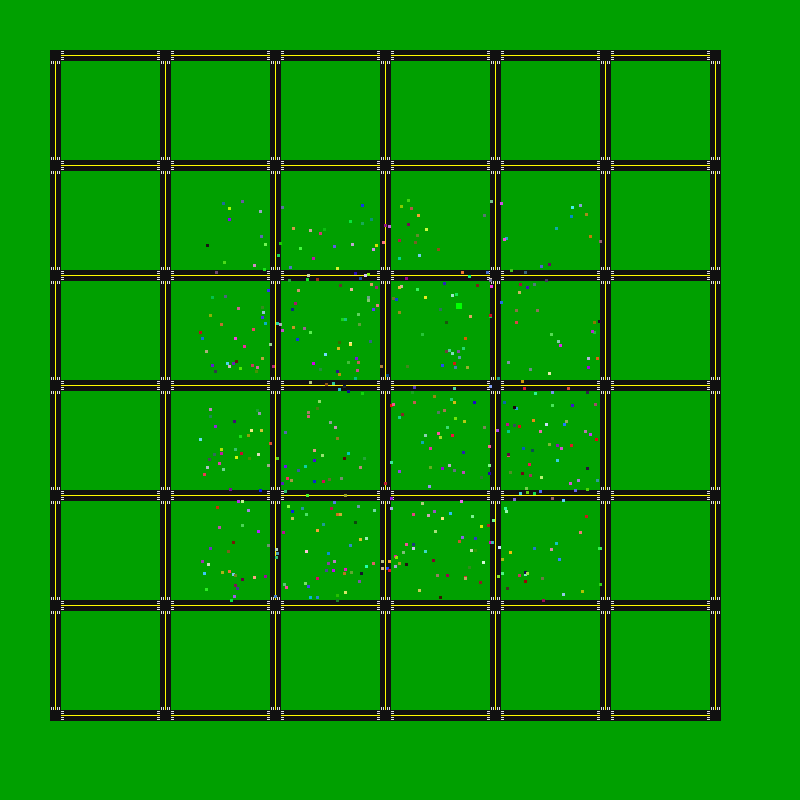
Frame 1 (no input)
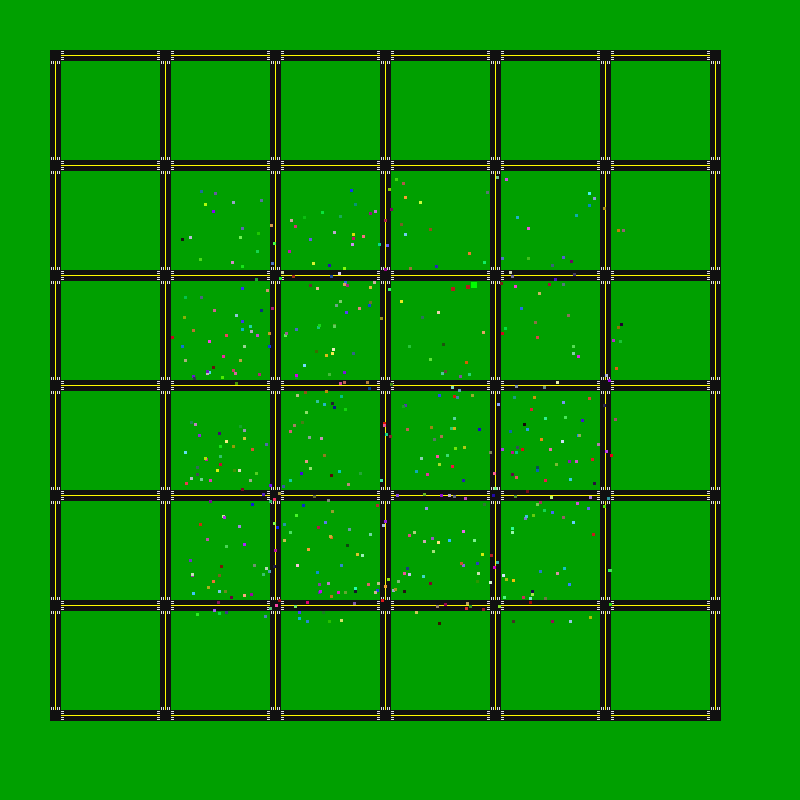
Frame 60 (the mouse pressed at the canvas centre just before this capture)
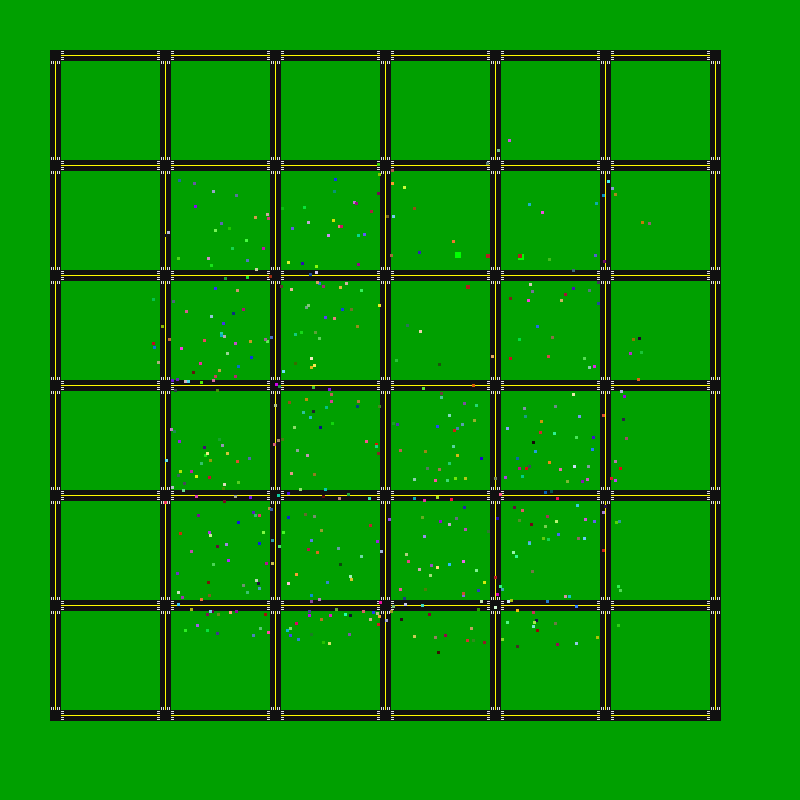
Frame 120 (the mouse held since frame 60 and released just before this capture)

The Processing sketch that drew these frames (run headless with seeded random() and noise(); from frame 60 on, the mouse is pressed at the canvas centre):

// Processing sketch: processing_160506
// ── processing_160506.pde

final int LANEWIDTH = 4;
final int ROADWIDTH = LANEWIDTH * 2 + 3;

color ASPHALT = color(16);
color ROADYELLOW = color(255, 251, 0);
color ROADWHITE = color(223);
color ZOMBIE = color(0, 255, 0);
color DEAD = color(180, 30, 30);
 
ArrayList<Intersection> intersections = new ArrayList();
ArrayList<Road> roads = new ArrayList();
ArrayList<Person> people = new ArrayList();

void spawnPerson() {
    people.add(new Person(int(random(400)) + 200, int(random(400)) + 200));  
}

void setup() {
  size(800, 800);
  int gap = ROADWIDTH * 10;
  int margin = 50;
  for (int x = 0; x < 7; x++) {
    for (int y = 0; y < 7; y++) {
      int inter_x = margin + gap * x;
      int inter_y = margin + gap * y;
      intersections.add(new Intersection(inter_x, inter_y));
      if (y < 6) {
        roads.add(new Road(inter_x, inter_y + ROADWIDTH, 0, gap - ROADWIDTH));
      }
      if (x < 6) {
        roads.add(new Road(inter_x + ROADWIDTH, inter_y, gap - ROADWIDTH, 0));
      }
    }
  }
  
  for (int i = 0; i < 500; i++) {
    spawnPerson();
  }   
  
  people.get(0).isZombie = true;
}

void draw() {
  if (random(5) < 1) {
    int ind = int(random(people.size()));
    int last = people.size() - 1;
    people.set(ind, people.get(last));
    people.remove(last);
    spawnPerson();
  }
  
  noStroke();
  background(0, 160, 0);
  for (Road r : roads) {
    r.draw();
  }
  for (Intersection i : intersections) {
    i.draw();
  }
  
  for (Person p : people) {
    p.update();
    p.draw();
  }
}

class Intersection {
  int x, y;
  Intersection(int x, int y) {
    this.x = x;
    this.y = y;
  }
  void draw() {
    fill(ASPHALT);
    rect(x, y, ROADWIDTH, ROADWIDTH); 
  }
}

class Road {
  int x, y, xlen, ylen;
  
  Road(int x, int y, int xlen, int ylen) {
    this.x = x;
    this.y = y;
    this.xlen = xlen;
    this.ylen = ylen;
  }
  
  void draw() {
    fill(ASPHALT);
    if (xlen != 0) {
      rect(x, y, xlen, ROADWIDTH);
      fill(ROADWHITE);
      for (int side = 0; side <= 1; side++) {
        int xoff = side == 0 ? 0 : xlen - 3;
        for (int yoff = 1; yoff <= 9; yoff += 2) {
          rect(x + xoff, y + yoff, 3, 1);
        }
      }
      fill(ROADYELLOW);
      rect(x, y + LANEWIDTH + 1, xlen, 1);
    } else {
      rect(x, y, ROADWIDTH, ylen);
      fill(ROADWHITE);
      for (int side = 0; side <= 1; side++) {
        int yoff = side == 0 ? 0 : ylen - 3;
        for (int xoff = 1; xoff <= 9; xoff += 2) {
          rect(x + xoff, y + yoff, 1, 3);
        }
      }
      fill(ROADYELLOW);
      rect(x + LANEWIDTH + 1, y, 1, ylen);
    }
  }
}

int clamp(int n, int low, int high) {
  if (n < low) return low;
  if (n > high) return high;
  return n;
}

class Person {
  int x, y;
  color hairColor;
  boolean isZombie;
  int sleepTime;
  int eatingTime;
  
  Person(int x, int y) {
    this.x = x;
    this.y = y;
    hairColor = color(random(255), random(255), random(255));
    isZombie = false;
    sleepTime = 0;
    eatingTime = 0;
  }
  
  void update() {
    if (sleepTime > 0) {
      sleepTime--;
      return;
    }
    if (eatingTime > 0) {
      eatingTime--;
      return;
    }   
    
    Person p = findNearest();
    if (p != null) {
      int dx = this.x - p.x;
      int dy = this.y - p.y;
      int manhattandist = abs(dx) + abs(dy);
      int speed = 2;
      if (isZombie) {
        // run towards victim!
        dx = -dx;
        dy = -dy;
        speed = 5;
        // eat if close
        if (manhattandist < 3) {
          p.isZombie = true;
          p.sleepTime = 50 + int(random(200));
          eatingTime = 15;
        }
      }
      speed = int(random(speed));
      if (random(manhattandist) <= abs(dx)) {
        x += dx > 0 ? speed : -speed;
      } else {
        y += dy > 0 ? speed : -speed;
      }
    } else {
      // otherwise, run around
      x += int(random(3)) - 1;
      y += int(random(3)) - 1;
    }
    x = clamp(x, 5, width - 5);
    y = clamp(y, 5, height - 5);
  }
  
  Person findNearest() {
    int minDist = 1000000;
    Person minPerson = null;
    for (Person p: people) {
      if (p.isZombie != isZombie) {
        int distSq = distSquared(p);
        if (distSq < minDist) {
          minDist = distSq;
          minPerson = p; 
        }
      }
    }
    return minPerson;
  }
  
  int distSquared(Person other) {
    int dx = this.x - other.x;
    int dy = this.y - other.y;
    return dx * dx + dy * dy;        
  }
  
  void draw() {
    if (isZombie) {
      if (sleepTime > 0) {
        fill(DEAD);
        rect(x, y, 4, 4);
      } else {
        fill(ZOMBIE);
        rect(x, y, 6, 6);        
      }
    } else {
      fill(hairColor);
      rect(x, y, 3, 3);
    }
  }
}
